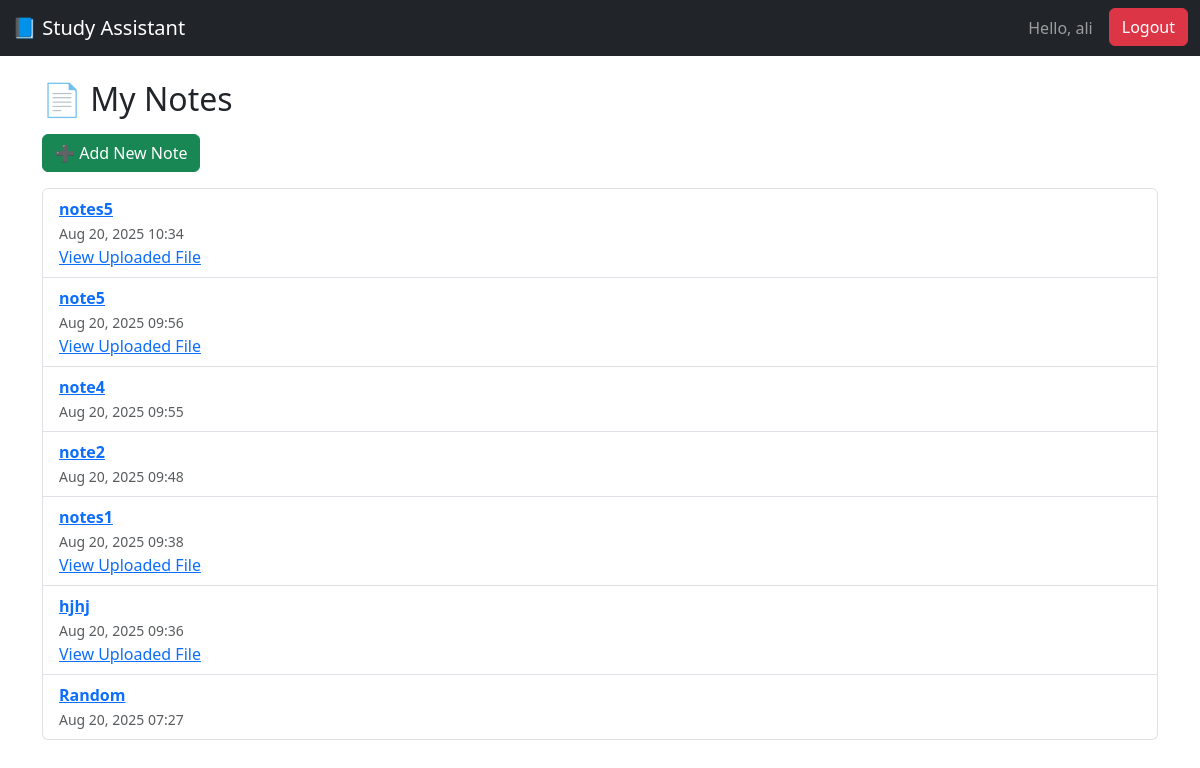
Page /study/ (signed in) on the committed database.
### study/models.py (models this page shows, shortened)
class Note(models.Model):
    user = models.ForeignKey(User, on_delete=models.CASCADE)
    title = models.CharField(max_length=200)
    content = models.TextField()
    uploaded_file = models.FileField(upload_to="notes/", blank=True, null=True)  # ✅ new field
    created_at = models.DateTimeField(auto_now_add=True)

### study/views.py (the view)
# urls.py: path('', views.note_list, name='note_list'),
@login_required
def note_list(request):
    notes = Note.objects.filter(user=request.user).order_by("-created_at")
    return render(request, "study/note_list.html", {"notes": notes})

### templates/study/note_list.html (shortened to what this page needs)
{% extends 'base.html' %}
{% block content %}
{% if not user.is_authenticated %}
<h2 class="mb-3">Please log in to view your notes</h2>
<form method="post" action="{% url 'login' %}">
    {% csrf_token %}
    {{ form.as_p }}
    <button type="submit" class="btn btn-primary">Login</button>
    <p>Don't have an account? <a href="{% url 'signup' %}">Sign up here</a></p>
</form>
{% else %}
<h2 class="mb-3">📄 My Notes</h2>
<a href="{% url 'note_create' %}" class="btn btn-success mb-3">➕ Add New Note</a>
{% if notes %}
    <ul class="list-group">
        {% for note in notes %}
            <li class="list-group-item">
                <a href="{% url 'note_detail' note.pk %}"><strong>{{ note.title }}</strong></a>
                <br>
                <small class="text-muted">{{ note.created_at|date:"M d, Y H:i" }}</small>
                {% if note.uploaded_file %}
                    <br>
                    <a href="{{ note.uploaded_file.url }}" target="_blank">View Uploaded File</a>
                {% endif %}
            </li>
        {% endfor %}
    </ul>
{% else %}
    <p>No notes yet. Add your first note!</p>
{% endif %}
{% endif %}
{% endblock %}

### templates/base.html (shortened to what this page needs)
<!DOCTYPE html>
<html lang="en">
{% load static %}
<head>
    <link href="https://cdn.jsdelivr.net/npm/bootstrap@5.3.2/dist/css/bootstrap.min.css" rel="stylesheet">
    <link rel="stylesheet" href="{% static 'css/style.css' %}">
</head>
<body>
    <nav class="navbar navbar-expand-lg navbar-dark bg-dark mb-4">
        <div class="container-fluid">
          <a class="navbar-brand" href="{% url 'note_list' %}">📘 Study Assistant</a>
          <div class="d-flex">
            {% if user.is_authenticated %}
              {% if request.resolver_match and request.resolver_match.url_name != 'login' and request.resolver_match.url_name != 'signup' %}
                <span class="navbar-text me-3">Hello, {{ user.username }}</span>
                <form action="{% url 'logout' %}" method="post" style="display:inline;">
                    <button type="submit" class="btn btn-danger">Logout</button>
                  </form>
              {% endif %}
            {% endif %}
          </div>
        </div>
      </nav>
<div class="container">
    {% block content %}{% endblock %}
</div>
</body>
</html>

### rows in the picture
Note: title "notes5", created_at "Aug 20, 2025 10:34"
Note: title "note5", created_at "Aug 20, 2025 09:56"
Note: title "note4", created_at "Aug 20, 2025 09:55"
Note: title "note2", created_at "Aug 20, 2025 09:48"
Note: title "notes1", created_at "Aug 20, 2025 09:38"
Note: title "hjhj", created_at "Aug 20, 2025 09:36"
Note: title "Random", created_at "Aug 20, 2025 07:27"

### other values in the picture
{{ user.username }} "ali"
